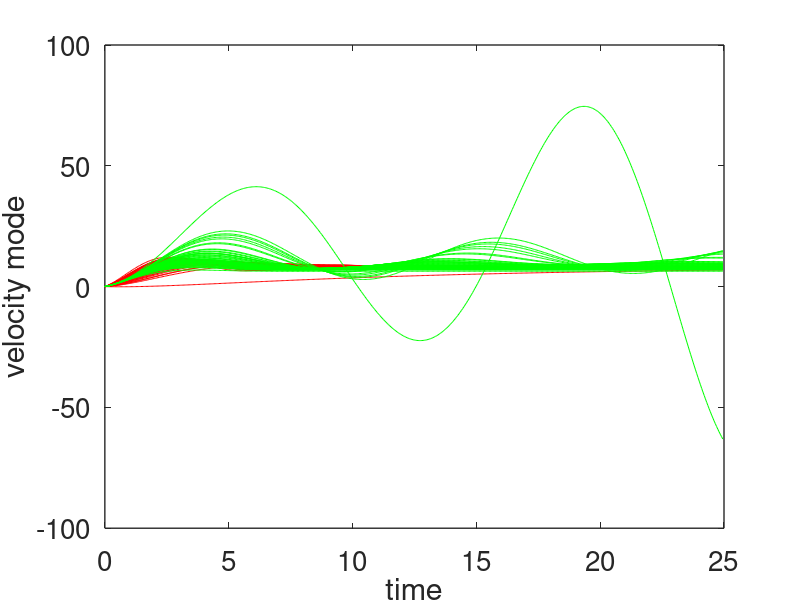

MATLAB code to generate this figure:
function [trajs,name,label] =GenHighOrderTraces()
%The function generate the traces for the learning algorithm
% Output:
%label: label is the label vector for the data.
%trajs: the cell array , and cell data is structed.
%traj: the data struct which save trajectory data has fields as follows:
%       time: 1XN     time for trajectory
%       X:  MXN      trajectories
%       pram: 1XM   state value
%name : the signals's name for variables

%By:  Gang Chen
%Date: 2/12/2018

%% generate attacked data
varargin=[1];
if isempty(varargin)
   Plot=0;
else
    Plot=1;
    
end

%
   

N=50;  % number of trajectories  for normal and anormal data

Fs = 20;
dt = 1/Fs;
M = 500;
t = dt*(0:M-1);
%% generate normal trajectories
nor=normrnd(0,0.3,[1,N]);
data.x=[];

for ii=1:N

a = [-0.5572,-0.7814;0.7814+nor(ii),0];
b=[1;0];
c = [1.9691+3*nor(ii),6.4493];
sys = ss(a,b,c,0);
[y]=step(sys,t);
data(ii).x=y';
end

%% generate anormal trajectories
anor=normrnd(0,0.1,[1,N]);


for ii=1:N

a = [-0.5572,-0.7814;0.7814,0+nor(ii)];
b=[1;0];
c = [1.9691,6.4493];
sys = ss(a,b,c,0);
[y]=step(sys,t);

data(ii+N).x=y';
end


time=t;
name={'step'};
temp=ones(N,1);
label=[temp;-temp];
trajs=[];

for ii=1:size(data,2)
    
    traj.time=time;
    traj.X=data(ii).x;
    traj.param=0;
    trajs=[trajs;traj];
end


if Plot
    figure
    for jj=1:N

        plot(time,data(jj).x,'r')
        hold on
        
    end
    
    for jj=N+1:2*N
        plot(time,data(jj).x,'g')
        hold on        
    end
    hold off
    
    xlabel('time')
    ylabel('velocity mode')
        
    
    
    
    
end

set(gcf, 'PaperPositionMode', 'manual');
set(gcf, 'PaperUnits', 'inches');
set(gcf, 'PaperPosition', [3 3 8 6]);
set(gcf, 'Alphamap',0.01);
set(gcf, 'Colormap', cool);
set(gcf,'Units', 'inches');
set(gcf,'Position',[2, 2, 6, 6]);
set(gcf,'OuterPosition',[1,1,7,7])
set(gcf,'Color','white')
set(gca,'LineWidth',1)
set(gca,'FontUnits','points')
set(gca,'FontSize',20);
set(gca,'Color','none');
set(gca,'Box','on');
    
    

end